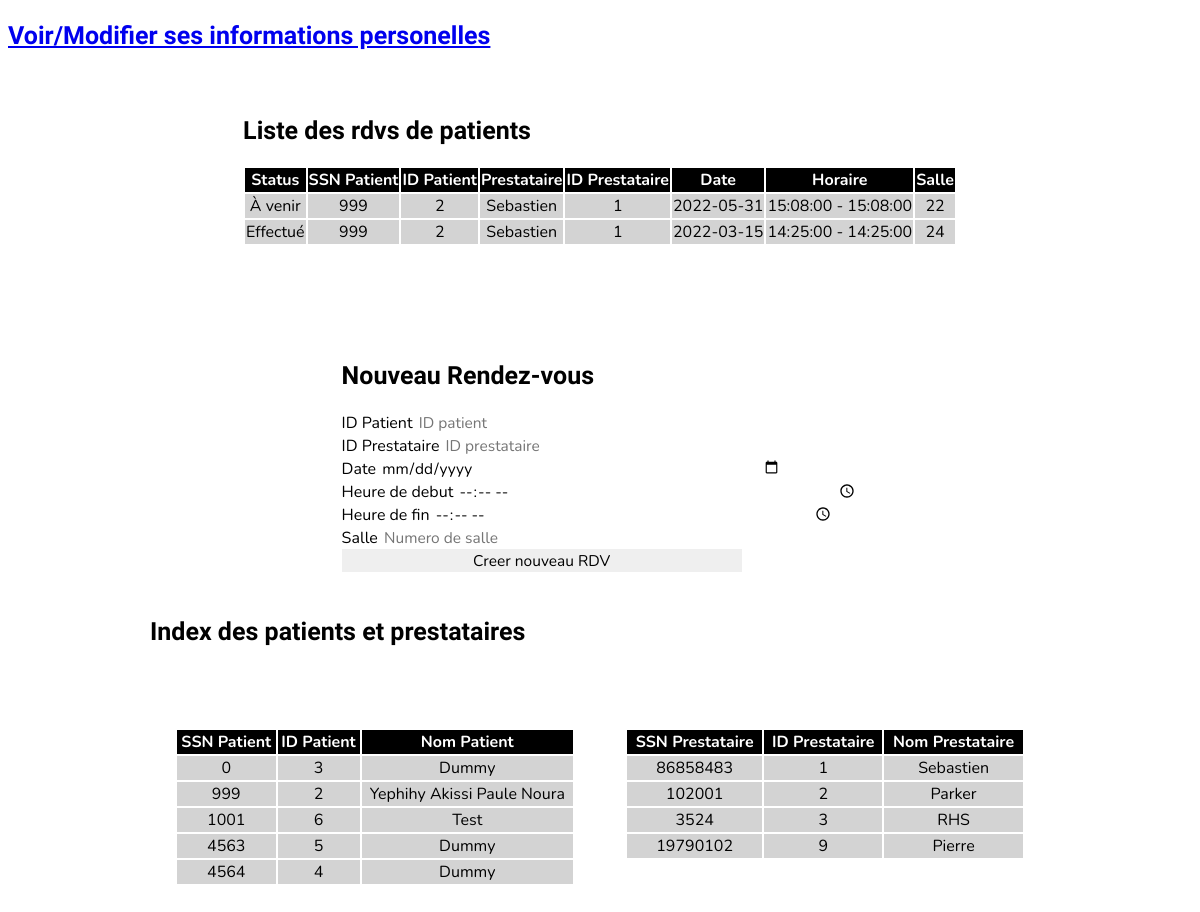
/receptionniste/index.php, run on an earlier commit of the app's database.
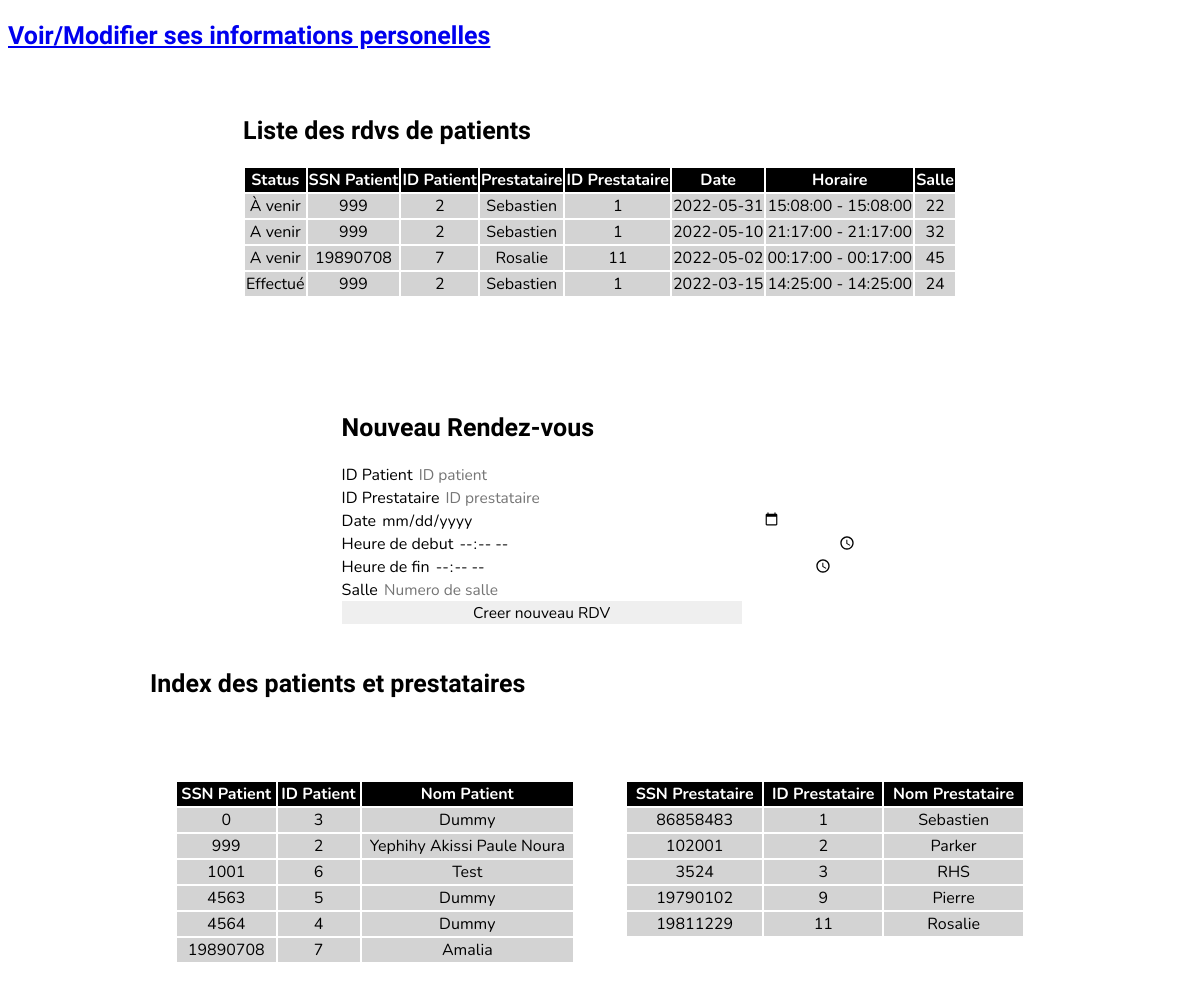
And on a later commit of the database.
### tables this page shows
CREATE TABLE `rendezvous` (
  `rdv_id` int(6) NOT NULL,
  `patient_id` int(6) NOT NULL,
  `employee_id` int(6) NOT NULL,
  `date` date NOT NULL,
  `start_hour` time NOT NULL,
  `end_hour` time NOT NULL,
  `status` varchar(128) NOT NULL DEFAULT 'À venir',
  `room` varchar(128) NOT NULL DEFAULT 'Office du prestataire'
);

CREATE TABLE `employee` (
  `employee_id` int(6) NOT NULL,
  `SSN` int(6) NOT NULL,
  `role` varchar(128) NOT NULL,
  `salary` float NOT NULL
);

### receptionniste/rdv2.php (the view, shortened to what this page needs)
<?php
try
{
	$db= new PDO('mysql:host=localhost;dbname=cabinet_dentaire;charset=utf8', 'root', 'root');
}
catch (Exception $e)
{
        die('Erreur : ' . $e->getMessage());
}
try{
    $rdvQuery = 'SELECT A.status, D.name,A.patient_id, P.SSN, A.employee_id, A.date, A.start_hour, A.end_hour, A.room
        FROM rendezvous A , utilisateur D, utilisateur P
        WHERE D.SSN IN     (SELECT U.SSN
                            FROM EMPLOYEE U
                            WHERE U.employee_id = A.employee_id)
                            AND  P.SSN IN (SELECT Y.SSN
                            FROM patient Y
                            WHERE Y.patient_id = A.patient_id
                            )
        ORDER BY date DESC;';
        $rdvStatement = $db->prepare($rdvQuery);
        $rdvStatement->execute();
        $rdvs = $rdvStatement->fetchAll();
}catch (Exception $e){
    unset($rdvs);
}
?>
<table>
<tr>
    <th> Status </th>
    <th> SSN Patient </th>
    <th> ID Patient </th>
    <th> Prestataire </th>
    <th> ID Prestataire </th>
    <th> Date </th>
    <th> Horaire</th>
    <th> Salle</th>
</tr>
    <?php
    if ( isset($rdvs)){
    foreach ($rdvs as $rdv){
        rdvRow2($rdv['status'],
                $rdv['SSN'],
                $rdv['patient_id'],
                $rdv['name'],
                $rdv['employee_id'],
               $rdv['date'],
               $rdv['start_hour'],
               $rdv['end_hour'],
               $rdv['room']
        );
    }
    }
    ?>
</table>
<?php
function rdvRow2(  $status , $SSN,$patient_id ,$name, $employee_id, $date , $startH , $endH, $roomN ){
    echo '<tr>';
    td($status);
    echo '</tr>';
}
function td($attribute){
    echo '<td>'.$attribute.'</td>' ;
}
?>

### receptionniste/liste.php (shortened to what this page needs)
<?php
try
{
	$db= new PDO('mysql:host=localhost;dbname=cabinet_dentaire;charset=utf8', 'root', 'root');
}
catch (Exception $e)
{
        die('Erreur : ' . $e->getMessage());
}
    $Pquery = 'SELECT A.name, B.SSN, B.patient_id
        FROM utilisateur A , patient B
        WHERE B.SSN in (SELECT U.SSN
                        FROM patient U
                        WHERE A.SSN = U.SSN
                            )
        ';
        $Equery = 'SELECT A.name, B.SSN, B.employee_id
        FROM utilisateur A , employee B
        WHERE B.SSN in (SELECT U.SSN
                        FROM employee U
                        WHERE A.SSN = U.SSN AND U.role = "dentiste"
                            )
        ';
        $Estatement = $db->prepare($Equery);
        $Pstatement = $db->prepare($Pquery);
        $Pstatement->execute();
         $Estatement->execute();
        $patients = $Pstatement->fetchAll();
        $employees = $Estatement->fetchAll();
?>
<div class= 'flexbox-container'>
    <div class = 'flexbox-item'>
            <table>
            <tr>
    <th> SSN Patient </th>
    <th> ID Patient </th>
    <th> Nom Patient </th>
        </tr>
    <?php
    if ( isset($patients)){
    foreach ($patients as $patient){
        Row($patient['SSN'],
                   $patient['patient_id'],
                   $patient['name'],
        );
    }
    }
    ?>
</table>
    </div>
    <div class = 'flexbox-item'>
            <table>
            <tr>
    <th> SSN Prestataire </th>
    <th> ID Prestataire </th>
    <th> Nom Prestataire </th>
        </tr>
    <?php
    if ( isset($employees)){
    foreach ($employees as $employee){
        Row($employee['SSN'],
                   $employee['employee_id'],
                   $employee['name'],
        );
    }
    }
    ?>
</table>
    </div>
</div>
<?php
function Row(  $SSN,$id ,$name ){
    echo '<tr>';
    echo '</tr>';
}
?>

What changed in the data, as far as the page shows it:
added rendezvous: status "A venir 999 2 Sebastien 1 2022-05-10 21:17:00 - 21:17:00 32"
added rendezvous: status "A venir 19890708 7 Rosalie 11 2022-05-02 00:17:00 - 00:17:00 45"
added employee: SSN "19811229 11 Rosalie"
Also different on the page:
new list line: "19890708 7 Amalia"
